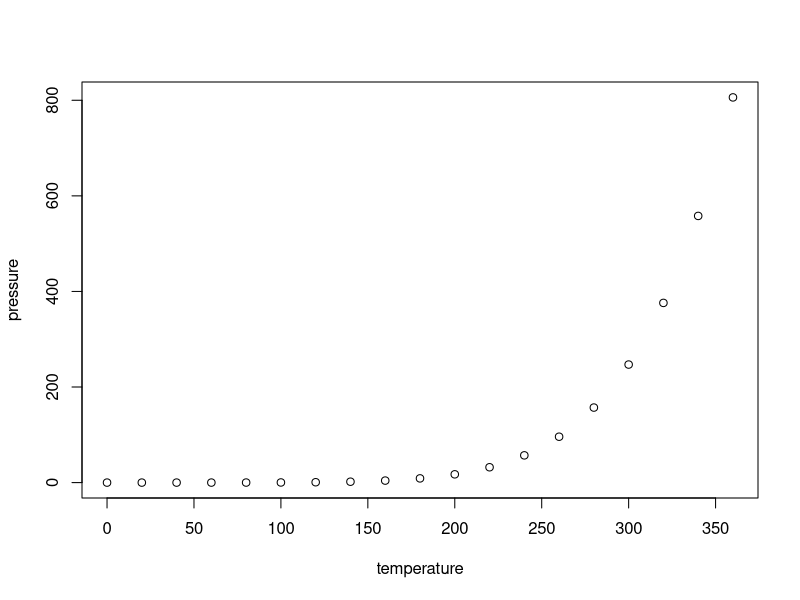
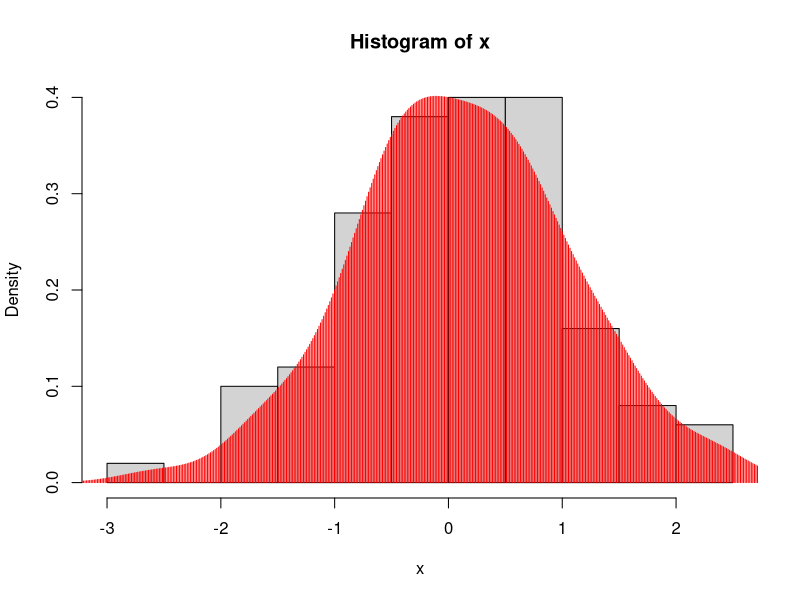
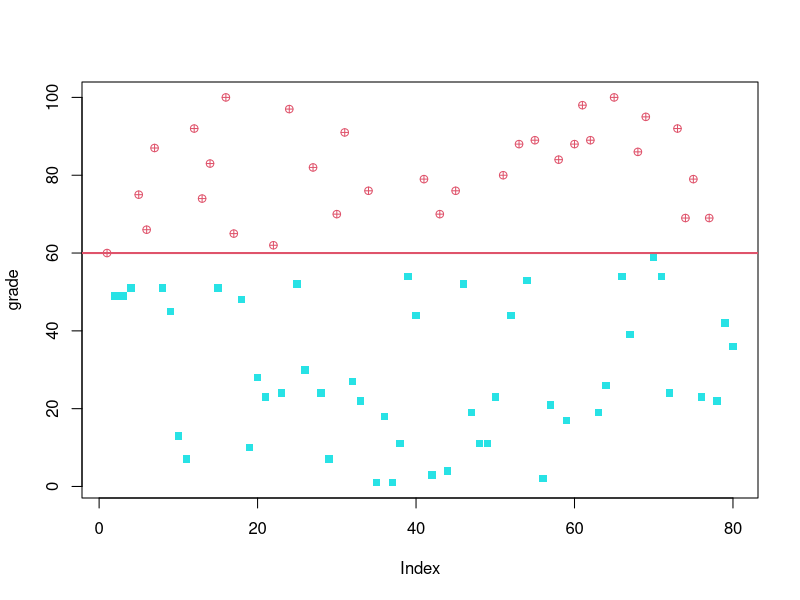

R code for these plots, in order:
## ---- chunk 1
knitr::opts_chunk$set(echo = TRUE)
## ---- chunk 2
summary(cars)
## ---- chunk 3
plot(pressure)
## ---- chunk 4
x=rnorm(100)
hist(x,probability =T)
lines(density(x),type='h',col='red')
## ---- chunk 5
grade = sample(0:100,80,replace=T)
plot(grade,col=ifelse(grade>=60,2,5),
     pch=ifelse(grade>=60, 10, 15))
abline(h=60, col=2,lwd=2)
